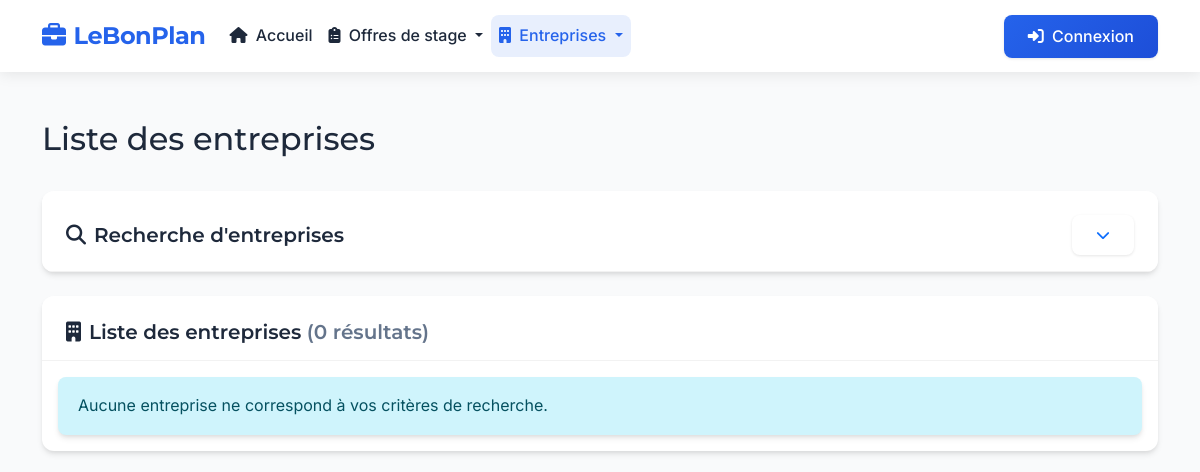
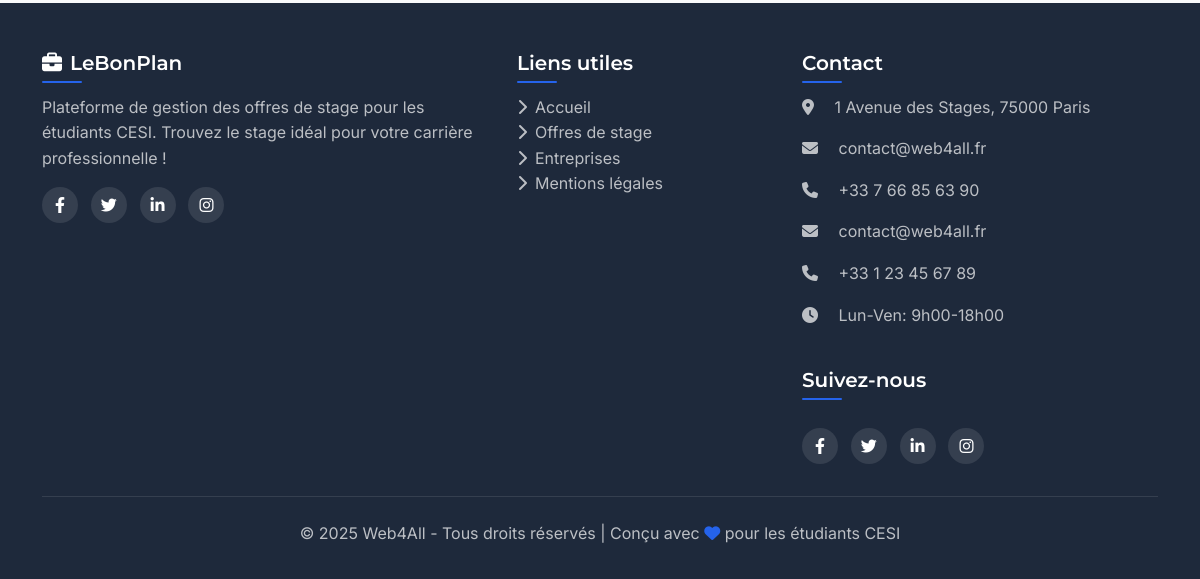
Page /index.php?page=entreprises on the earlier database version (2 pictures, top to bottom).
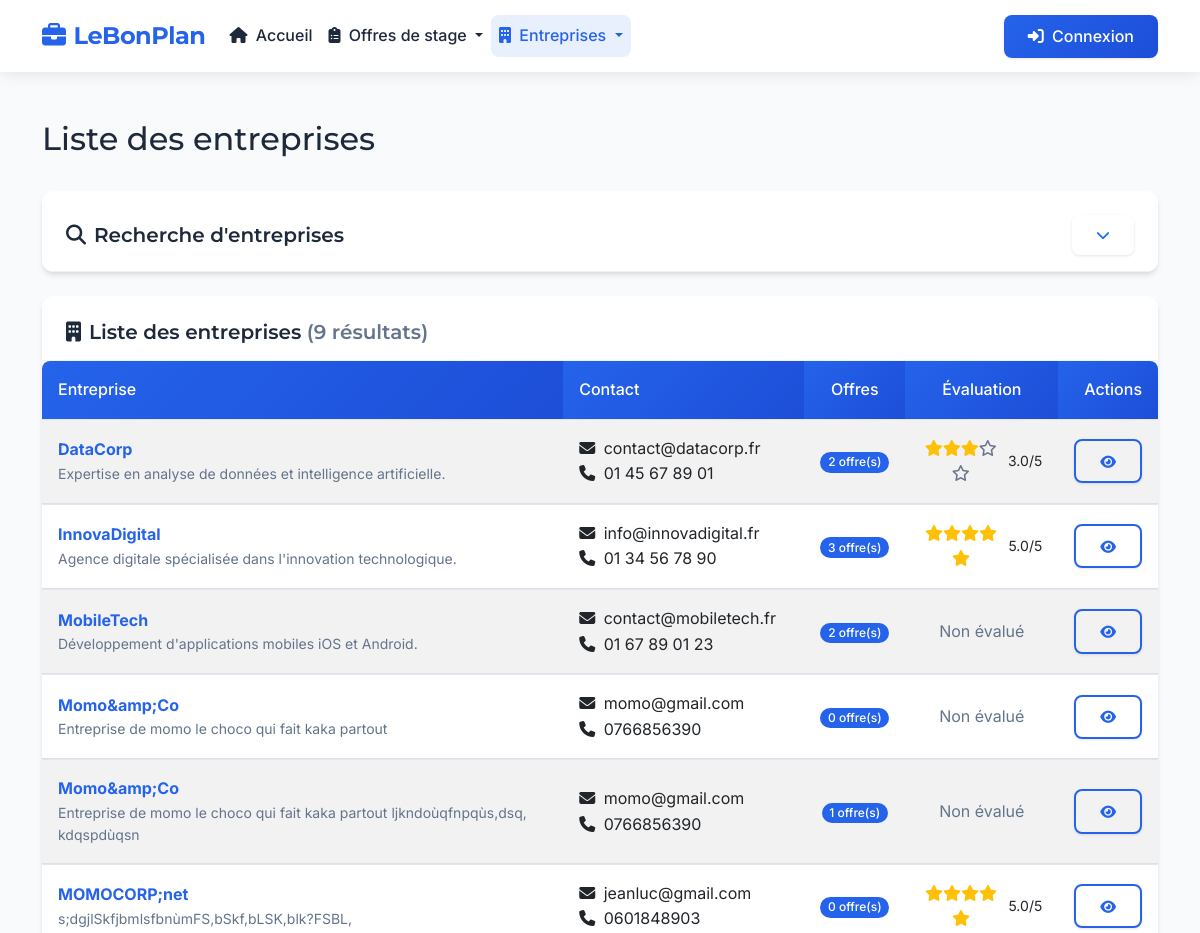
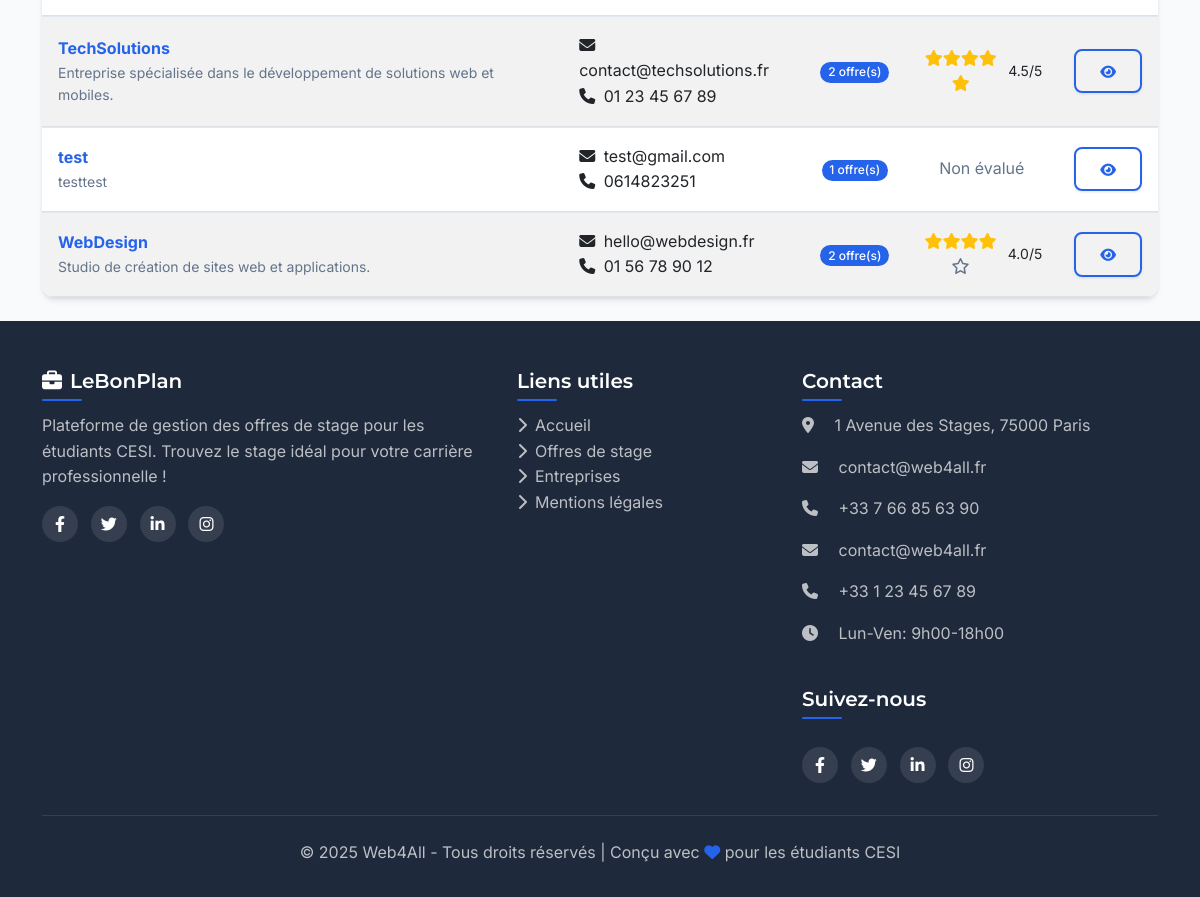
Same page on the later database version (2 pictures, top to bottom).
### tables this page shows
CREATE TABLE `entreprises` (
  `id` int NOT NULL,
  `nom` varchar(100) NOT NULL,
  `description` text,
  `email` varchar(100) DEFAULT NULL,
  `telephone` varchar(20) DEFAULT NULL,
  `created_at` datetime NOT NULL,
  `updated_at` datetime DEFAULT CURRENT_TIMESTAMP ON UPDATE CURRENT_TIMESTAMP
);

### controllers/EntrepriseController.php (called while the page is built, shortened)
<?php
class EntrepriseController {
    private $entrepriseModel;
    public function __construct() {
        require_once MODELS_PATH . '/Entreprise.php';
        $this->entrepriseModel = new Entreprise();
    }
    public function index() {
        $page = getCurrentPage();
        $filters = [];
        $entreprises = $this->entrepriseModel->getAll($page, ITEMS_PER_PAGE, $filters);
        $pageTitle = "Liste des entreprises";
        include VIEWS_PATH . '/entreprises/index.php';
    }
}

### models/Entreprise.php (called while the page is built, shortened)
<?php
class Entreprise {
    private $conn;
    private $table = 'entreprises';
    private $evaluationsTable = 'evaluations_entreprises';
    private $offresTable = 'offres';
    public function __construct() {
        require_once ROOT_PATH . '/config/database.php';
        try {
            $database = new Database();
            $this->conn = $database->getConnection();
        } catch (Exception $e) {
            $this->dbError = true;
            error_log("Exception dans Entreprise::__construct(): " . $e->getMessage());
        }
    }
    public function getAll($page = 1, $limit = ITEMS_PER_PAGE, $filters = []) {
        try {
            $offset = ($page - 1) * $limit;
            $query = "SELECT e.*,
                     (SELECT COUNT(*) FROM {$this->offresTable} o WHERE o.entreprise_id = e.id) as nb_offres,
                     (SELECT AVG(note) FROM {$this->evaluationsTable} ev WHERE ev.entreprise_id = e.id) as moyenne_evaluations
                     FROM {$this->table} e";
            $params = [];
            $orderBy = !empty($filters['order_by']) ? $filters['order_by'] : 'e.nom';
            $orderDir = !empty($filters['order_dir']) ? $filters['order_dir'] : 'ASC';
            $query .= " ORDER BY {$orderBy} {$orderDir}";
            $query .= " LIMIT :limit OFFSET :offset";
            $params[':limit'] = $limit;
            $params[':offset'] = $offset;
            $stmt = $this->conn->prepare($query);
            foreach ($params as $key => $value) {
                if (is_int($value)) {
                    $stmt->bindValue($key, $value, PDO::PARAM_INT);
                } else {
                    $stmt->bindValue($key, $value, PDO::PARAM_STR);
                }
            }
            $stmt->execute();
            $entreprises = [];
            while ($row = $stmt->fetch(PDO::FETCH_ASSOC)) {
                $entreprise = [
                    'id' => $row['id'],
                    'nom' => $row['nom'],
                    'description' => $row['description'],
                    'email' => $row['email'],
                    'telephone' => $row['telephone'],
                    'created_at' => $row['created_at'],
                    'updated_at' => $row['updated_at'],
                    'nb_offres' => $row['nb_offres'],
                    'moyenne_evaluations' => $row['moyenne_evaluations'] ? round($row['moyenne_evaluations'], 1) : null
                ];
                $entreprises[] = $entreprise;
            }
            return $entreprises;
        } catch (PDOException $e) {
            error_log("Erreur dans Entreprise::getAll() - " . $e->getMessage() . " - SQL: {$query} - Params: " . json_encode($params));
            return [];
        }
    }
}

### config/database.php (called while the page is built, shortened)
<?php
class Database {
    private $host = 'localhost';
    private $db_name = 'stages_db';
    private $username = 'julian';
    private $password = 'hM+8jfB8;9';
    private $conn = null;
    public function getConnection() {
        try {
            $this->conn = new PDO(
                "mysql:host={$this->host};dbname={$this->db_name}",
                $this->username,
                $this->password
            );
            $this->conn->setAttribute(PDO::ATTR_ERRMODE, PDO::ERRMODE_EXCEPTION);
            $this->conn->exec("SET NAMES utf8");
        } catch(PDOException $e) {
            $errorMessage = "Erreur de connexion à la base de données : " . $e->getMessage();
            error_log($errorMessage);
            if (defined('ENVIRONMENT') && ENVIRONMENT === 'development') {
                echo "<div style='border:1px solid #dc3545; padding:10px; margin:10px; background-color:#f8d7da; color:#721c24;'>";
                echo "<h3>Erreur de connexion à la base de données</h3>";
                echo "<p><strong>Message:</strong> " . $e->getMessage() . "</p>";
                echo "<p><strong>Code:</strong> " . $e->getCode() . "</p>";
                echo "<p>Vérifiez que:</p>";
                echo "<ul>";
                echo "<li>Le serveur MySQL est démarré</li>";
                echo "<li>Les identifiants dans config/database.php sont corrects</li>";
                echo "<li>La base de données '{$this->db_name}' existe</li>";
                echo "</ul>";
                echo "</div>";
            } else {
                error_log("Erreur de connexion à la base de données: " . $e->getMessage());
            }
            $this->conn = null;
        }
        return $this->conn;
    }
}

### includes/functions.php (called while the page is built, shortened)
<?php
function url($page = 'accueil', $action = '', $params = []) {
    $baseUrl = rtrim(URL_ROOT, '/');
    $url = $baseUrl . '/index.php';
    $queryParams = ['page' => $page];
    if (!empty($action)) {
        $queryParams['action'] = $action;
    }
    if (!empty($params)) {
        $queryParams = array_merge($queryParams, $params);
    }
    return $url . '?' . http_build_query($queryParams);
}
function getCurrentPage($default = 1) {
    return isset($_GET['p']) && is_numeric($_GET['p']) ? max(1, (int)$_GET['p']) : $default;
}

### views/entreprises/index.php (the view, shortened to what the rows shown need)
<?php
include ROOT_PATH . '/views/templates/header.php';
?>
    <div class="container mt-4">
        <div class="d-flex justify-content-between align-items-center mb-4">
            <h1 class="h2"><?php echo $pageTitle; ?></h1>
        </div>
        <div class="card shadow-sm">
            <div class="card-body p-0">
                <?php if (empty($entreprises)): ?>
                    <div class="alert alert-info m-3">
                        <?php if (isset($dbError) && $dbError): ?>
                            Les données des entreprises ne sont pas disponibles en raison du problème de connexion.
                        <?php else: ?>
                            Aucune entreprise ne correspond à vos critères de recherche.
                        <?php endif; ?>
                    </div>
                <?php else: ?>
                    <div class="table-responsive">
                        <table class="table table-hover table-striped mb-0">
                            <thead>
                            <tr>
                                <th>Entreprise</th>
                                <th>Contact</th>
                                <th class="text-center">Offres</th>
                                <th class="text-center">Évaluation</th>
                                <th class="text-end">Actions</th>
                            </tr>
                            </thead>
                            <tbody>
                            <?php foreach ($entreprises as $entreprise): ?>
                                <tr>
                                    <td>
                                        <a href="<?php echo url('entreprises', 'detail', ['id' => $entreprise['id']]); ?>" class="fw-bold text-decoration-none">
                                            <?php echo htmlspecialchars($entreprise['nom']); ?>
                                        </a>
                                        <?php if (!empty($entreprise['description'])): ?>
                                            <div class="text-muted small">
                                                <?php
                                                $description = htmlspecialchars($entreprise['description']);
                                                echo strlen($description) > 100 ? substr($description, 0, 100) . '...' : $description;
                                                ?>
                                            </div>
                                        <?php endif; ?>
                                    </td>
                                    <td>
                                        <?php if (!empty($entreprise['email'])): ?>
                                            <div><i class="fas fa-envelope me-1"></i> <?php echo htmlspecialchars($entreprise['email']); ?></div>
                                        <?php endif; ?>
                                        <?php if (!empty($entreprise['telephone'])): ?>
                                            <div><i class="fas fa-phone me-1"></i> <?php echo htmlspecialchars($entreprise['telephone']); ?></div>
                                        <?php endif; ?>
                                    </td>
                                    <td class="text-center">
                                        <a href="<?php echo url('offres', 'rechercher', ['entreprise_id' => $entreprise['id']]); ?>" class="badge bg-primary text-decoration-none">
                                            <?php echo $entreprise['nb_offres']; ?> offre(s)
                                        </a>
                                    </td>
                                    <td class="text-center">
                                        <?php if ($entreprise['moyenne_evaluations']): ?>
                                            <div class="d-flex justify-content-center align-items-center">
                                                <div class="stars me-2">
                                                    <?php
                                                    $rating = round($entreprise['moyenne_evaluations']);
                                                    for ($i = 1; $i <= 5; $i++) {
                                                        if ($i <= $rating) {
                                                            echo '<i class="fas fa-star text-warning"></i>';
                                                        } else {
                                                            echo '<i class="far fa-star text-muted"></i>';
                                                        }
                                                    }
                                                    ?>
                                                </div>
                                                <span class="small"><?php echo number_format($entreprise['moyenne_evaluations'], 1); ?>/5</span>
                                            </div>
                                        <?php else: ?>
                                            <span class="text-muted">Non évalué</span>
                                        <?php endif; ?>
                                    </td>
                                    <td class="text-end">
                                        <div class="btn-group">
                                            <a href="<?php echo url('entreprises', 'detail', ['id' => $entreprise['id']]); ?>" class="btn btn-sm btn-outline-primary" title="Détails">
                                                <i class="fas fa-eye"></i>
                                            </a>
                                        </div>
                                    </td>
                                </tr>
                            <?php endforeach; ?>
                            </tbody>
                        </table>
                    </div>
                <?php endif; ?>
            </div>
        </div>
    </div>
<?php include ROOT_PATH . '/views/templates/footer.php'; ?>

Differences in the rows shown:
added entreprises: nom "DataCorp", description "Expertise en analyse de données et intelligence artificielle.", email "contact@datacorp.fr", telephone "01 45 67 89 01", nb_offres "2", moyenne_evaluations "3.0"
added entreprises: nom "InnovaDigital", description "Agence digitale spécialisée dans l'innovation technologique.", email "info@innovadigital.fr", telephone "01 34 56 78 90", nb_offres "3", moyenne_evaluations "5.0"
added entreprises: nom "MobileTech", description "Développement d'applications mobiles iOS et Android.", email "contact@mobiletech.fr", telephone "01 67 89 01 23", nb_offres "2", shows "Non évalué"
added entreprises: nom "Momo&amp;Co", description "Entreprise de momo le choco qui fait kaka partout", email "momo@gmail.com", telephone "0766856390", nb_offres "0", shows "Non évalué"
added entreprises: nom "Momo&amp;Co", description "Entreprise de momo le choco qui fait kaka partout ljkndoùqfnpqùs,dsq, kdqspdùqsn", email "momo@gmail.com", telephone "0766856390", nb_offres "1", shows "Non évalué"
added entreprises: nom "MOMOCORP;net", description "s;dgjlSkfjbmlsfbnùmFS,bSkf,bLSK,blk?FSBL,", email "jeanluc@gmail.com", telephone "0601848903", nb_offres "0", moyenne_evaluations "5.0"
added entreprises: nom "TechSolutions", description "Entreprise spécialisée dans le développement de solutions web et mobiles.", email "contact@techsolutions.fr", telephone "01 23 45 67 89", nb_offres "2", moyenne_evaluations "4.5"
added entreprises: nom "test", description "testtest", email "test@gmail.com", telephone "0614823251", nb_offres "1", shows "Non évalué"
added entreprises: nom "WebDesign", description "Studio de création de sites web et applications.", email "hello@webdesign.fr", telephone "01 56 78 90 12", nb_offres "2", moyenne_evaluations "4.0"
Other differences:
$totalEntreprises: "0" → "9"
text no longer shown: "Aucune entreprise ne correspond à vos critères de recherche."
text now shown: "Entreprise Contact Offres Évaluation Actions"
